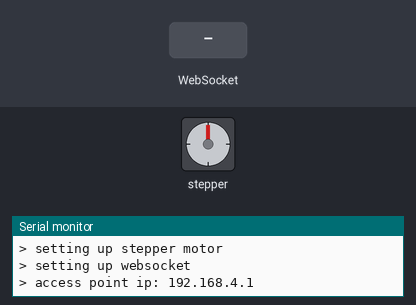
Simulated run of this program. Board: ESP8266 (Wemos D1 mini). Shown: stepper motor, the last lines printed to the serial monitor. The test bench sets the inputs (shaded band). Stepper angles assume 4096 steps per turn.

Above: at 1.2 s.
1.3 s: WebSocket text "." received
At 1.76 s:
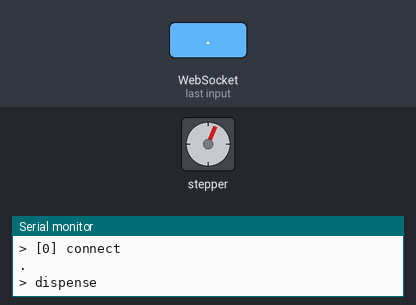
At 3.4 s:
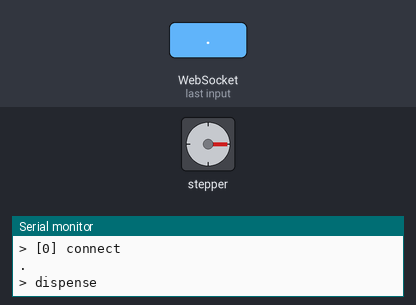
4.0 s: WebSocket text "." received
At 5.5 s:
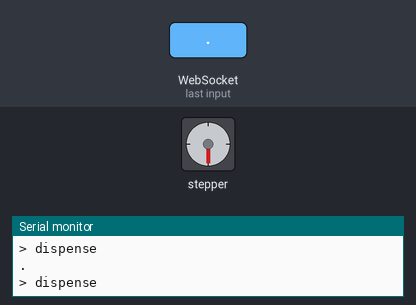
Timing chart, 0 to 7.0 s (numbered marks = the images above; inputs shaded):
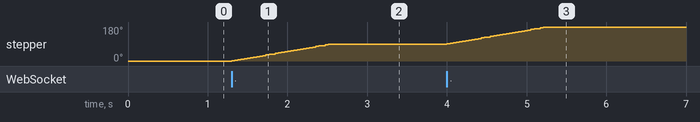

The program:

main.cpp
```cpp
#include <Arduino.h>
#include <ESP8266WiFi.h>
#include <WebSocketsServer.h>
#include <CheapStepper.h>

CheapStepper stepper (5,4,14,2);
WebSocketsServer webSocket = WebSocketsServer(81);

bool dispening = false;

const char* ssid = "candy-dispenser";
const char* password = "github78";

void webSocketEvent(uint8_t num, WStype_t type, uint8_t * payload, size_t length) {
  switch (type) {

    case WStype_DISCONNECTED: {
      Serial.printf("> [%u] disconnect\n", num);
    }
    break;

    case WStype_CONNECTED: {
      Serial.printf("> [%u] connect\n", num);
    }
    break;

    case WStype_TEXT: {
      String str = (char*)payload;

      Serial.println(str);
      if (str == "." && dispening == false)
      {
        dispening = true;
      }
    }
    break;

    default:
      break;
  }
}

void setupWebSocket() {
  Serial.println("> setting up websocket");

  WiFi.softAP(ssid, password);
  Serial.print("> access point ip: ");
  Serial.println(WiFi.softAPIP());

  webSocket.begin();
  webSocket.onEvent(webSocketEvent);
}

void setupStepper() {
  Serial.println("> setting up stepper motor");
  stepper.setRpm(12);
}

void setup() {
  Serial.begin(9600);
  Serial.setDebugOutput(true);

  Serial.println("> i'm alive");

  setupStepper();
  setupWebSocket();
}

void loop() {
  webSocket.loop();
  // stepper.moveDegrees(true, 90);
  // delay(1000);
  if (dispening)
  {
    dispening = false;
    Serial.printf("> dispense\n");
    stepper.moveDegrees(true, 90);

    delay(100);

    stepper.stop();

    delay(100);

    digitalWrite(5, LOW);
    digitalWrite(4, LOW);
    digitalWrite(14, LOW);
    digitalWrite(2, LOW);

    delay(500);

    digitalWrite(5, LOW);
    digitalWrite(4, LOW);
    digitalWrite(14, LOW);
    digitalWrite(2, LOW);
  }

}
```

Measured:
- after the input at 1.3 s, stepper: turns 90° clockwise in 1.2 s, starting at once
- after the input at 4.0 s, stepper: turns 90° clockwise in 1.2 s, starting at once
